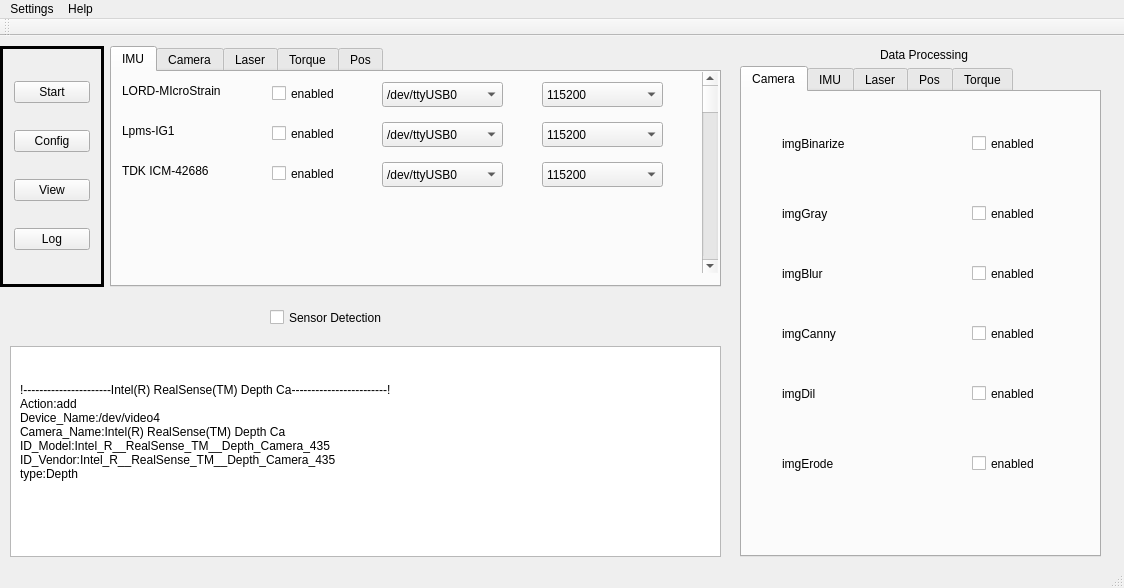
<?xml version="1.0" encoding="UTF-8"?>
<ui version="4.0">
 <class>MainWindow</class>
 <widget class="QMainWindow" name="MainWindow">
  <property name="geometry">
   <rect>
    <x>0</x>
    <y>0</y>
    <width>1124</width>
    <height>588</height>
   </rect>
  </property>
  <property name="windowTitle">
   <string>MainWindow</string>
  </property>
  <widget class="QWidget" name="centralWidget">
   <widget class="QFrame" name="frame_left">
    <property name="geometry">
     <rect>
      <x>0</x>
      <y>10</y>
      <width>104</width>
      <height>241</height>
     </rect>
    </property>
    <property name="frameShape">
     <enum>QFrame::Box</enum>
    </property>
    <property name="frameShadow">
     <enum>QFrame::Plain</enum>
    </property>
    <property name="lineWidth">
     <number>3</number>
    </property>
    <property name="midLineWidth">
     <number>7</number>
    </property>
    <layout class="QGridLayout" name="gridLayout">
     <item row="0" column="0">
      <widget class="QPushButton" name="pushButton">
       <property name="mouseTracking">
        <bool>false</bool>
       </property>
       <property name="text">
        <string>Start</string>
       </property>
      </widget>
     </item>
     <item row="1" column="0">
      <widget class="QPushButton" name="pushButton_2">
       <property name="mouseTracking">
        <bool>false</bool>
       </property>
       <property name="text">
        <string>Config</string>
       </property>
      </widget>
     </item>
     <item row="2" column="0">
      <widget class="QPushButton" name="pushButton_3">
       <property name="mouseTracking">
        <bool>false</bool>
       </property>
       <property name="text">
        <string>View</string>
       </property>
      </widget>
     </item>
     <item row="3" column="0">
      <widget class="QPushButton" name="pushButton_4">
       <property name="mouseTracking">
        <bool>false</bool>
       </property>
       <property name="text">
        <string>Log</string>
       </property>
      </widget>
     </item>
    </layout>
   </widget>
   <widget class="QTextBrowser" name="textBrowser">
    <property name="geometry">
     <rect>
      <x>10</x>
      <y>310</y>
      <width>711</width>
      <height>211</height>
     </rect>
    </property>
   </widget>
   <widget class="QCheckBox" name="checkBox_3">
    <property name="geometry">
     <rect>
      <x>270</x>
      <y>270</y>
      <width>141</width>
      <height>23</height>
     </rect>
    </property>
    <property name="text">
     <string>Sensor Detection</string>
    </property>
   </widget>
   <widget class="QStackedWidget" name="stackedWidget">
    <property name="geometry">
     <rect>
      <x>110</x>
      <y>10</y>
      <width>611</width>
      <height>241</height>
     </rect>
    </property>
    <property name="currentIndex">
     <number>1</number>
    </property>
    <widget class="QWidget" name="page_0"/>
    <widget class="QWidget" name="page_1">
     <widget class="QTabWidget" name="tabWidget">
      <property name="geometry">
       <rect>
        <x>0</x>
        <y>0</y>
        <width>611</width>
        <height>241</height>
       </rect>
      </property>
      <property name="currentIndex">
       <number>0</number>
      </property>
      <widget class="QWidget" name="tab">
       <attribute name="title">
        <string>IMU</string>
       </attribute>
       <widget class="QLabel" name="label">
        <property name="geometry">
         <rect>
          <x>10</x>
          <y>10</y>
          <width>131</width>
          <height>17</height>
         </rect>
        </property>
        <property name="text">
         <string>LORD-MIcroStrain</string>
        </property>
       </widget>
       <widget class="QLabel" name="label_2">
        <property name="geometry">
         <rect>
          <x>10</x>
          <y>50</y>
          <width>131</width>
          <height>17</height>
         </rect>
        </property>
        <property name="text">
         <string>Lpms-IG1</string>
        </property>
       </widget>
       <widget class="QScrollBar" name="verticalScrollBar">
        <property name="geometry">
         <rect>
          <x>590</x>
          <y>0</y>
          <width>16</width>
          <height>201</height>
         </rect>
        </property>
        <property name="orientation">
         <enum>Qt::Vertical</enum>
        </property>
       </widget>
       <widget class="QComboBox" name="comboBox">
        <property name="geometry">
         <rect>
          <x>270</x>
          <y>10</y>
          <width>121</width>
          <height>25</height>
         </rect>
        </property>
        <property name="currentText">
         <string>/dev/ttyUSB0</string>
        </property>
        <item>
         <property name="text">
          <string>/dev/ttyUSB0</string>
         </property>
        </item>
        <item>
         <property name="text">
          <string>/dev/ttyUSB1</string>
         </property>
        </item>
       </widget>
       <widget class="QComboBox" name="comboBox_2">
        <property name="geometry">
         <rect>
          <x>270</x>
          <y>50</y>
          <width>121</width>
          <height>25</height>
         </rect>
        </property>
        <item>
         <property name="text">
          <string>/dev/ttyUSB0</string>
         </property>
        </item>
        <item>
         <property name="text">
          <string>/dev/ttyUSB1</string>
         </property>
        </item>
       </widget>
       <widget class="QComboBox" name="comboBox_3">
        <property name="geometry">
         <rect>
          <x>430</x>
          <y>10</y>
          <width>121</width>
          <height>25</height>
         </rect>
        </property>
        <item>
         <property name="text">
          <string>115200</string>
         </property>
        </item>
        <item>
         <property name="text">
          <string>921600</string>
         </property>
        </item>
       </widget>
       <widget class="QComboBox" name="comboBox_4">
        <property name="geometry">
         <rect>
          <x>430</x>
          <y>50</y>
          <width>121</width>
          <height>25</height>
         </rect>
        </property>
        <item>
         <property name="text">
          <string>115200</string>
         </property>
        </item>
        <item>
         <property name="text">
          <string>961200</string>
         </property>
        </item>
       </widget>
       <widget class="QCheckBox" name="checkBox">
        <property name="geometry">
         <rect>
          <x>160</x>
          <y>10</y>
          <width>92</width>
          <height>23</height>
         </rect>
        </property>
        <property name="text">
         <string>enabled</string>
        </property>
       </widget>
       <widget class="QCheckBox" name="checkBox_2">
        <property name="geometry">
         <rect>
          <x>160</x>
          <y>50</y>
          <width>92</width>
          <height>23</height>
         </rect>
        </property>
        <property name="text">
         <string>enabled</string>
        </property>
       </widget>
       <widget class="QLabel" name="label_3">
        <property name="geometry">
         <rect>
          <x>10</x>
          <y>90</y>
          <width>131</width>
          <height>17</height>
         </rect>
        </property>
        <property name="text">
         <string>TDK ICM-42686</string>
        </property>
       </widget>
       <widget class="QCheckBox" name="checkBox_4">
        <property name="geometry">
         <rect>
          <x>160</x>
          <y>90</y>
          <width>92</width>
          <height>23</height>
         </rect>
        </property>
        <property name="text">
         <string>enabled</string>
        </property>
       </widget>
       <widget class="QComboBox" name="comboBox_5">
        <property name="geometry">
         <rect>
          <x>270</x>
          <y>90</y>
          <width>121</width>
          <height>25</height>
         </rect>
        </property>
        <item>
         <property name="text">
          <string>/dev/ttyUSB0</string>
         </property>
        </item>
        <item>
         <property name="text">
          <string>/dev/ttyUSB1</string>
         </property>
        </item>
       </widget>
       <widget class="QComboBox" name="comboBox_6">
        <property name="geometry">
         <rect>
          <x>430</x>
          <y>90</y>
          <width>121</width>
          <height>25</height>
         </rect>
        </property>
        <item>
         <property name="text">
          <string>115200</string>
         </property>
        </item>
        <item>
         <property name="text">
          <string>961200</string>
         </property>
        </item>
       </widget>
      </widget>
      <widget class="QWidget" name="tab_2">
       <attribute name="title">
        <string>Camera</string>
       </attribute>
      </widget>
      <widget class="QWidget" name="tab_3">
       <attribute name="title">
        <string>Laser</string>
       </attribute>
      </widget>
      <widget class="QWidget" name="tab_4">
       <attribute name="title">
        <string>Torque</string>
       </attribute>
      </widget>
      <widget class="QWidget" name="tab_5">
       <attribute name="title">
        <string>Pos</string>
       </attribute>
      </widget>
     </widget>
    </widget>
    <widget class="QWidget" name="page_3"/>
   </widget>
   <widget class="QLabel" name="label_4">
    <property name="geometry">
     <rect>
      <x>20</x>
      <y>300</y>
      <width>531</width>
      <height>191</height>
     </rect>
    </property>
    <property name="text">
     <string>!----------------------Intel(R) RealSense(TM) Depth Ca------------------------!
Action:add
Device_Name:/dev/video4
Camera_Name:Intel(R) RealSense(TM) Depth Ca
ID_Model:Intel_R__RealSense_TM__Depth_Camera_435
ID_Vendor:Intel_R__RealSense_TM__Depth_Camera_435
type:Depth</string>
    </property>
   </widget>
   <widget class="QTabWidget" name="tabWidget_2">
    <property name="geometry">
     <rect>
      <x>740</x>
      <y>30</y>
      <width>361</width>
      <height>491</height>
     </rect>
    </property>
    <property name="currentIndex">
     <number>0</number>
    </property>
    <widget class="QWidget" name="tab_6">
     <attribute name="title">
      <string>Camera</string>
     </attribute>
     <widget class="QCheckBox" name="checkBox_13">
      <property name="geometry">
       <rect>
        <x>230</x>
        <y>40</y>
        <width>80</width>
        <height>23</height>
       </rect>
      </property>
      <property name="text">
       <string>enabled</string>
      </property>
     </widget>
     <widget class="QLabel" name="label_6">
      <property name="geometry">
       <rect>
        <x>40</x>
        <y>40</y>
        <width>119</width>
        <height>23</height>
       </rect>
      </property>
      <property name="text">
       <string>imgBinarize</string>
      </property>
     </widget>
     <widget class="QCheckBox" name="checkBox_15">
      <property name="geometry">
       <rect>
        <x>230</x>
        <y>110</y>
        <width>80</width>
        <height>23</height>
       </rect>
      </property>
      <property name="text">
       <string>enabled</string>
      </property>
     </widget>
     <widget class="QLabel" name="label_8">
      <property name="geometry">
       <rect>
        <x>40</x>
        <y>110</y>
        <width>119</width>
        <height>23</height>
       </rect>
      </property>
      <property name="text">
       <string>imgGray</string>
      </property>
     </widget>
     <widget class="QCheckBox" name="checkBox_16">
      <property name="geometry">
       <rect>
        <x>230</x>
        <y>170</y>
        <width>80</width>
        <height>23</height>
       </rect>
      </property>
      <property name="text">
       <string>enabled</string>
      </property>
     </widget>
     <widget class="QLabel" name="label_9">
      <property name="geometry">
       <rect>
        <x>40</x>
        <y>170</y>
        <width>119</width>
        <height>23</height>
       </rect>
      </property>
      <property name="text">
       <string>imgBlur</string>
      </property>
     </widget>
     <widget class="QCheckBox" name="checkBox_17">
      <property name="geometry">
       <rect>
        <x>230</x>
        <y>230</y>
        <width>80</width>
        <height>23</height>
       </rect>
      </property>
      <property name="text">
       <string>enabled</string>
      </property>
     </widget>
     <widget class="QLabel" name="label_10">
      <property name="geometry">
       <rect>
        <x>40</x>
        <y>230</y>
        <width>119</width>
        <height>23</height>
       </rect>
      </property>
      <property name="text">
       <string>imgCanny</string>
      </property>
     </widget>
     <widget class="QCheckBox" name="checkBox_18">
      <property name="geometry">
       <rect>
        <x>230</x>
        <y>290</y>
        <width>80</width>
        <height>23</height>
       </rect>
      </property>
      <property name="text">
       <string>enabled</string>
      </property>
     </widget>
     <widget class="QLabel" name="label_11">
      <property name="geometry">
       <rect>
        <x>40</x>
        <y>290</y>
        <width>119</width>
        <height>23</height>
       </rect>
      </property>
      <property name="text">
       <string>imgDil</string>
      </property>
     </widget>
     <widget class="QCheckBox" name="checkBox_19">
      <property name="geometry">
       <rect>
        <x>230</x>
        <y>360</y>
        <width>80</width>
        <height>23</height>
       </rect>
      </property>
      <property name="text">
       <string>enabled</string>
      </property>
     </widget>
     <widget class="QLabel" name="label_12">
      <property name="geometry">
       <rect>
        <x>40</x>
        <y>360</y>
        <width>119</width>
        <height>23</height>
       </rect>
      </property>
      <property name="text">
       <string>imgErode</string>
      </property>
     </widget>
    </widget>
    <widget class="QWidget" name="tab_7">
     <attribute name="title">
      <string>IMU</string>
     </attribute>
    </widget>
    <widget class="QWidget" name="tab_14">
     <attribute name="title">
      <string>Laser</string>
     </attribute>
    </widget>
    <widget class="QWidget" name="tab_16">
     <attribute name="title">
      <string>Pos</string>
     </attribute>
    </widget>
    <widget class="QWidget" name="tab_15">
     <attribute name="title">
      <string>Torque</string>
     </attribute>
    </widget>
   </widget>
   <widget class="QLabel" name="label_5">
    <property name="geometry">
     <rect>
      <x>880</x>
      <y>10</y>
      <width>151</width>
      <height>17</height>
     </rect>
    </property>
    <property name="text">
     <string>Data Processing</string>
    </property>
   </widget>
  </widget>
  <widget class="QMenuBar" name="menuBar">
   <property name="geometry">
    <rect>
     <x>0</x>
     <y>0</y>
     <width>1124</width>
     <height>28</height>
    </rect>
   </property>
   <widget class="QMenu" name="menuSensor_Midware">
    <property name="title">
     <string>Settings</string>
    </property>
   </widget>
   <widget class="QMenu" name="menuhelp">
    <property name="title">
     <string>Help</string>
    </property>
   </widget>
   <addaction name="menuSensor_Midware"/>
   <addaction name="menuhelp"/>
  </widget>
  <widget class="QToolBar" name="mainToolBar">
   <attribute name="toolBarArea">
    <enum>TopToolBarArea</enum>
   </attribute>
   <attribute name="toolBarBreak">
    <bool>false</bool>
   </attribute>
  </widget>
  <widget class="QStatusBar" name="statusBar"/>
 </widget>
 <layoutdefault spacing="6" margin="11"/>
 <resources/>
 <connections/>
</ui>
